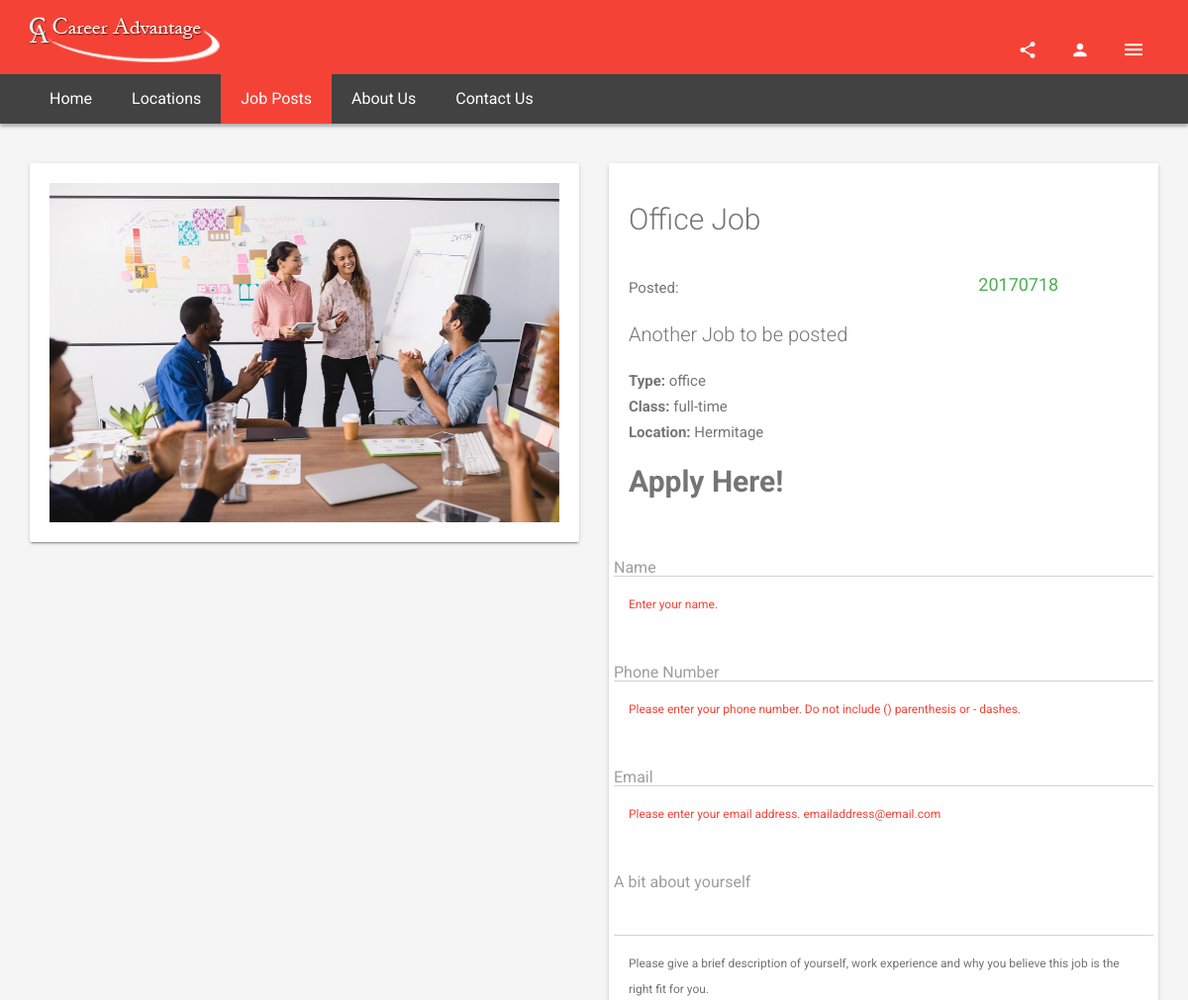
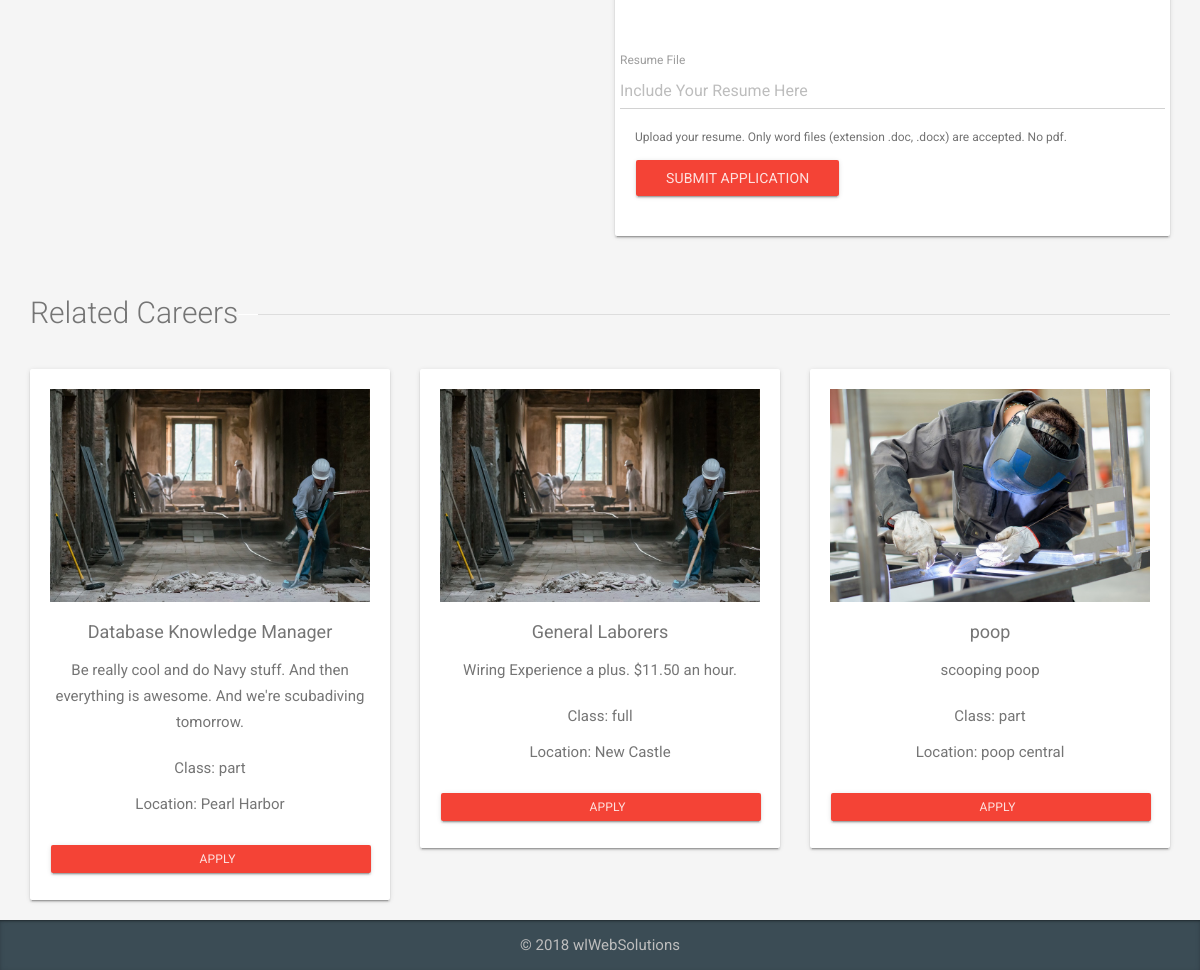
The app's page /apply.php?id=3 with its own data (2 pictures, top to bottom).
### tables this page shows
CREATE TABLE `jobs` (
  `id` int(11) NOT NULL,
  `name` varchar(255) DEFAULT NULL,
  `class` varchar(255) DEFAULT NULL,
  `type` varchar(255) DEFAULT NULL,
  `location` varchar(255) DEFAULT NULL,
  `description` text,
  `date` int(12) DEFAULT NULL
);

### includes/query_functions.php (called while the page is built, shortened)
<?php
  function find_three_jobs() {
    global $db;
    $sql = "SELECT * FROM jobs ";
    $sql .= "ORDER BY id DESC ";
    $sql .= "LIMIT 3";
    $result = mysqli_query($db, $sql);
    return $result;
  }
  function find_job_by_id($id) {
    global $db;
    $sql = "SELECT * FROM jobs ";
    $sql .= "WHERE id='" . $id . "'";
    $result = mysqli_query($db, $sql);
    $job = mysqli_fetch_assoc($result);
    return $job;
  }
?>

### apply.php (the view, shortened to what this page needs)
<?php
$id = isset($_GET['id']) ? $_GET['id'] : '1';
$job = find_job_by_id($id);
$related = find_three_jobs();
?>
<?php include('/home4/gamergfx/public_html/careeradvantageonline/includes/head.php'); ?>
  <body ng-app>
    <div class="sb-site-container">
      <?php include('/home4/gamergfx/public_html/careeradvantageonline/includes/tophead.php'); ?>
      <?php include('/home4/gamergfx/public_html/careeradvantageonline/includes/nav.php'); ?>
      <div class="container">
        <div class="row">
          <div class="col-md-6">
            <div id="carousel-product" class="ms-carousel ms-carousel-thumb carousel slide animated zoomInUp animation-delay-5" data-ride="carousel">
              <div class="card card-block">
                <div class="carousel-inner" role="listbox">
                  <div class="item active">
                    <img src="assets/img/jobs/<?php echo $job['type']; ?>.jpeg" alt="..."> </div>
                </div>
              </div>
            </div>
          </div>
          <div class="col-md-6">
            <div class="card animated zoomInDown animation-delay-5">
              <div class="card-block">
                <h2><?php echo $job['name']; ?></h2>
                <div class="mb-2 mt-4">
                  <div class="row">
                    <div class="col-sm-6">
                      <span class="mr-2">
                        Posted:
                      </span>
                    </div>
                    <div class="col-sm-6 text-center">
                      <h4 class="color-success no-m text-normal"><?php echo $job['date']; ?></h4>
                    </div>
                  </div>
                </div>
                <p class="lead"><?php echo $job['description']; ?></p>
                <ul class="list-unstyled">
                  <li>
                    <strong>Type: </strong><?php echo $job['type']; ?></li>
                    <li>
                    <strong>Class: </strong><?php echo $job['class'] . "-time"; ?></li>
                    <li>
                    <strong>Location: </strong><?php echo $job['location']; ?></li>
                  <li>
                    <h2><strong>Apply Here!</strong></h2>
                  </li>
                  <form name="myform" class="form-horizontal" enctype="multipart/form-data" action="includes/appsubmit.php?id=<?php echo $id; ?>" method="post" novalidate>
                    <fieldset>
                  <li>
                    <div class="form-group label-floating">
                    <label class="control-label" for="focusedName">Name</label>
                    <input class="form-control" id="focusedName" name="name" type="text" ng-model="user.name"
                    ng-required="true"
                    ng-minlength="2">
                    </div>
                    <p class="help-block color-danger"
                    ng-show="myform.name.$invalid && myform.name.$touched">Enter your name.</p>
                  </li>
                  <li>
                    <div class="form-group label-floating">
                    <label class="control-label" for="focusedPhone">Phone Number</label>
                    <input class="form-control" id="focusedPhone" name="phone" type="number"
                    ng-model="user.phone"
                    ng-required="true"
                    ng-minlength="10"
                    ng-maxlength="11">
                     </div>
                    <p class="help-block color-danger"
                    ng-show="myform.phone.$invalid && myform.phone.$touched">Please enter your phone number. Do not include () parenthesis or - dashes.</p>
                  </li>
                  <li>
                    <div class="form-group label-floating">
                    <label class="control-label" for="focusedEmail">Email</label>
                    <input class="form-control" id="focusedEmail" name="email" type="email"
                    ng-model="email"
                    ng-required="true"
                    ng-minlength="6"
                    ng-maxlength="255">
                    </div>
                    <p class="help-block color-danger"
                    ng-show="myform.email.$invalid && myform.email.$touched">Please enter your email address. emailaddress@email.com</p>
                  </li>
                  <li>
                    <div class="form-group label-floating">
                    <label class="control-label" for="focusedComment">A bit about yourself</label>
                    <textarea rows="3" class="form-control" id="focusedComment" name="comment" type="text"
                    ng-model="comment"
                    ng-required="true"></textarea>
                    </div>
                    <p class="help-block"
                    ng-show="myform.comment.$invalid && myform.comment.$touched">Please give a brief description of yourself, work experience and why you believe this job is the right fit for you.</p>
                  </li>
                  <li>
                    <div class="form-group">
                      <label for="inputFile" class="control-label">Resume File</label>
                        <input type="text" readonly="" class="form-control" name="resume" placeholder="Include Your Resume Here">
                    </div>
                    <p class="help-block">
                          Upload your resume.  Only word files (extension .doc, .docx) are accepted. No pdf.
                    </p>
                  </li>
                  <li>
                    <input type="submit" class="btn btn-raised btn-primary" value="Submit Application"
                    ng-disabled="myform.$invalid">
                    </fieldset>
                    </form>
                </ul>
              </div>
            </div>
          </div>
        </div>
        <h2 class="mt-4 mb-4 right-line">Related Careers</h2>
        <div class="row">
          <?php while($rel = mysqli_fetch_assoc($related)) { ?>
          <div class="col-md-4">
            <div class="card ms-feature wow zoomInUp animation-delay-3">
              <div class="card-block text-center">
                <a href="javascript:void(0)">
                  <img src="assets/img/jobs/<?php echo $rel['type']; ?>.jpeg" alt="" class="img-responsive center-block">
                </a>
                <h4 class="text-normal text-center"><?php echo $rel['name']; ?></h4>
                <p><?php echo $rel['description']; ?></p>
                <div class="mt-2">
                <p>Class: <?php echo $rel['class']; ?></p>
                <p>Location: <?php echo $rel['location']; ?></p>
                </div>
                <form action="<?php echo 'apply.php?id=' . $rel['id']; ?>" method="post">
                  <fieldset>
                    <div class="form-group">
                      <button type="submit" class="btn btn-primary btn-sm btn-block btn-raised mt-2 no-mb">
                                          <i class="zmdi zmdi-shopping-case"></i> Apply</button>
                  </fieldset>
                </form>
              </div>
            </div>
          </div>
          <?php } ?>
        </div>
      </div>
<?php include('/home4/gamergfx/public_html/careeradvantageonline/includes/footer.php'); ?>

### records on screen
jobs: type (picture), name "Office Job", date "20170718", description "Another Job to be posted", type "office", class "full", location "Hermitage"
jobs: type (picture), name "Database Knowledge Manager", description "Be really cool and do Navy stuff. And then everything is awesome. And we're scubadiving tomorrow.", class "part", location "Pearl Harbor"
jobs: type (picture), name "General Laborers", description "Wiring Experience a plus. $11.50 an hour.", class "full", location "New Castle"
jobs: type (picture), name "poop", description "scooping poop", class "part", location "poop central"
